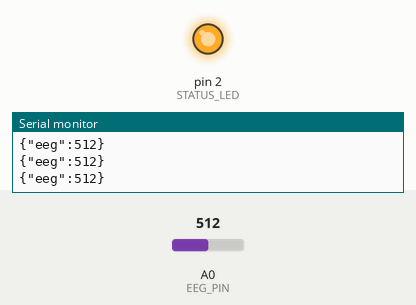
This sketch was run on a simulated Arduino Uno, built with avr-gcc and run on an emulated ATmega328P. On the bench: output pins drawn as LEDs (lit = HIGH), the last lines printed to the serial monitor. Dashed ring = blinking. Inputs (shaded band) come from the test bench; at power-on: A0 (EEG_PIN) = 512.

Above: at 2.9 s.
3.0 s: A0 (EEG_PIN) set to 7
4.8 s: A0 (EEG_PIN) set to 4
At 7.7 s:
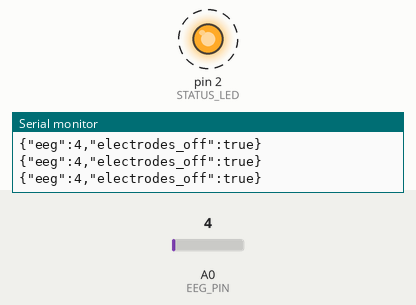
7.8 s: A0 (EEG_PIN) set to 60
At 8.3 s:
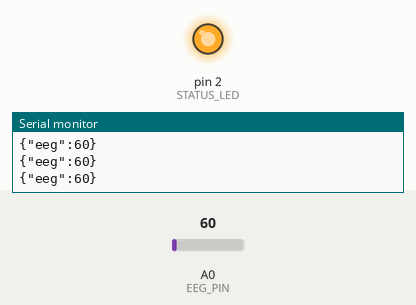
9.3 s: A0 (EEG_PIN) set to 0
At 9.97 s:
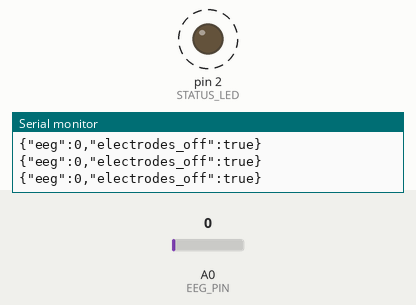
Timing chart, 0 to 13.3 s (numbered marks = the images above; inputs shaded):
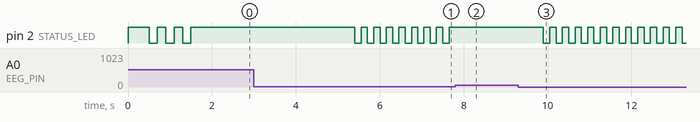

The sketch:

EEG_ESP8266.ino
```cpp
/*
  NeuroGuard — EEG ESP8266 Firmware (RAW MODE)
  3-Electrode EEG (Active, Reference, Ground)
  via Instrumentation Amp → ESP8266 A0
  NO FILTERS — sends raw ADC value for software processing.

  Wiring:
    Amp OUTPUT → ESP8266 A0 (must be 0-1V!)
    Amp VCC    → ESP8266 3V3
    Amp GND    → ESP8266 GND

  Output: {"eeg": <raw_adc_0_1023>}  @ 115200 baud, ~100Hz
*/

#define EEG_PIN       A0
#define STATUS_LED    2       // D4 (active LOW)
#define BAUD_RATE     115200
#define SAMPLE_DELAY  10      // ms → ~100 Hz

unsigned long lastSample = 0;
int saturationCount = 0;

void setup() {
    Serial.begin(BAUD_RATE);
    pinMode(EEG_PIN, INPUT);
    pinMode(STATUS_LED, OUTPUT);
    digitalWrite(STATUS_LED, HIGH);
    delay(500);
    Serial.println("{\"status\":\"EEG_ESP8266_READY\",\"version\":\"2.2\",\"mode\":\"raw\"}");
    for (int i = 0; i < 3; i++) {
        digitalWrite(STATUS_LED, LOW); delay(200);
        digitalWrite(STATUS_LED, HIGH); delay(200);
    }
}

void loop() {
    unsigned long now = millis();
    if (now - lastSample < SAMPLE_DELAY) return;
    lastSample = now;

    int rawEEG = analogRead(EEG_PIN);

    // Simple electrode-off detection: stuck at rails
    if (rawEEG <= 5 || rawEEG >= 1018) saturationCount++;
    else saturationCount = 0;
    bool electrodesOff = (saturationCount > 50);

    // LED feedback
    digitalWrite(STATUS_LED, electrodesOff ? ((now / 150) % 2 == 0 ? LOW : HIGH) : HIGH);

    // Send RAW unfiltered value regardless of saturation, to show actual noise/flatline
    Serial.print("{\"eeg\":");
    Serial.print(rawEEG);
    if (electrodesOff) {
        Serial.print(",\"electrodes_off\":true");
    }
    Serial.println("}");

    yield();
}
```

Measured:
- the behaviour switches between 6 and 5 on A0 (EEG_PIN) (found by bisection; images 0 and 1)
- after the input at 4.8 s, pin 2 (STATUS_LED): alternates HIGH for 0.15 s and LOW for 0.15 s, starting after 0.60 s
- after the input at 7.8 s, pin 2 (STATUS_LED): stops changing and stays HIGH
- after the input at 9.3 s, pin 2 (STATUS_LED): alternates HIGH for 0.15 s and LOW for 0.15 s, starting after 0.60 s
